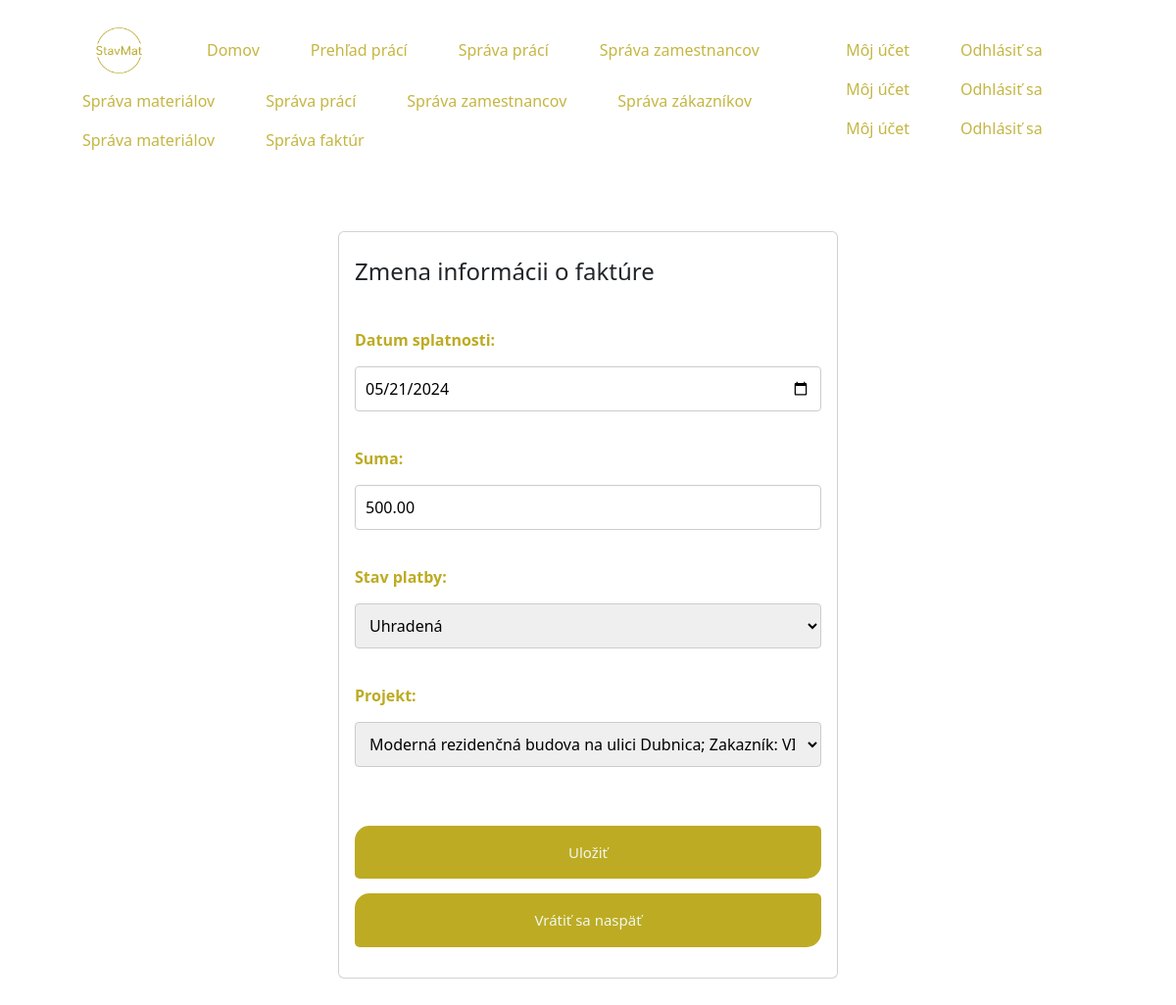
The page /employee/faktura/info/edit/2/ (signed in) on the database its author committed.
### stavMat/models.py (models this page shows, shortened)
class Faktura(models.Model):
    datum_vystavenia = models.DateField(verbose_name='Dátum vystavenia', auto_now_add=True)
    datum_splatnosti = models.DateField('datum splatnosti')
    suma = models.DecimalField(max_digits=10, decimal_places=2)
    UHRADENÁ = 'U'
    NEUHRADENÁ = 'N'
    STAVY_PLATIEB = [
        (UHRADENÁ, 'Uhradená'),
        (NEUHRADENÁ, 'Neuhradená'),
    ]
    stav_platby = models.CharField(max_length=20, choices=STAVY_PLATIEB)
    projekt = models.ForeignKey('Projekt', null=True, on_delete=models.CASCADE)

### stavMat/views.py (the view)
# urls.py: path('employee/faktura/info/edit/<int:faktura_id>/', views.faktura_edit, name='faktura_edit'),
@login_required
def faktura_edit(request, faktura_id):
    faktura = Faktura.objects.get(pk=faktura_id)
    if request.method == 'POST':
        faktura_form = FakturaForm(request.POST, instance=faktura)
        if faktura_form.is_valid():
            faktura_form.save()
            messages.success(request, 'Faktúra bola úspešne upravená.')
            return redirect('employee_faktura')
        else:
            messages.error(request, 'Faktúra nebola upravená.')
    else:
        faktura_form = FakturaForm(instance=faktura)
    return render(request, 'stavMat/login_employee_faktura_info_change.html',
                  {'faktura': faktura, 'faktura_form': faktura_form})

### stavMat/forms.py
class FakturaForm(forms.ModelForm):
    datum_splatnosti = forms.DateField(widget=forms.DateInput(attrs={'type': 'date'}))
    class Meta:
        model = Faktura
        fields = '__all__'

### stavMat/models.py (called while the page is built)
    def __str__(self):
        return f'{self.nazov}; Zakazník: {self.zakaznik.meno} {self.zakaznik.priezvisko}; Stav: {self.stav}'

### stavMat/templates/stavMat/login_employee_faktura_info_change.html
{% extends "stavMat/base_customer.html" %}
{% load static %}
{% block head %}
    <link href="{% static 'register_customer.css' %}" rel="stylesheet">
    <link href="{% static 'form_base.css' %}" rel="stylesheet">
{% endblock %}
{% block body %}
    <div class="container section">
        <div class="card">
            <div class="card-body">
                <h4 class="card-title">Zmena informácii o faktúre</h4>
                <form action="{% url 'faktura_edit' faktura.pk%}" method="post">{% csrf_token %}
                    <div class="row mb-4">
                        {{ faktura_form.as_p }}
                    </div>
                    <button class="btn" type="submit">Uložiť</button>
                </form>
                    <div class="row">
                        <div class="col">
                            <a class="btn" type="submit" href="{% url 'employee_faktura' %}">Vrátiť sa naspäť</a>
                        </div>
                    </div>
            </div>
        </div>
    </div>
{% endblock %}

### stavMat/templates/stavMat/base_customer.html (shortened to what this page needs)
{% load static %}
<!DOCTYPE html>
<html lang="cz">
<head>
    <link href="https://cdn.jsdelivr.net/npm/bootstrap@5.3.3/dist/css/bootstrap.min.css" rel="stylesheet"
>
    <link href="{% static 'customer_index.css' %}" rel="stylesheet">
    {% block head %}
    {% endblock %}
</head>
<body>
<div class="container-fluid px-5 pb-2 header">
    <div class="left-items">
        <ul class="nav">
            <li class="nav-item">
                <a class="nav-link" href="{% url 'index' %}">
                    <img src="{% static 'resources/Logo.png' %}" width="75" height="46.76">
                </a>
            </li>
            <li class="nav-item">
                <a class="nav-link active" href="{% url 'customer' %}">Domov</a>
            </li>
            {% if user.is_authenticated %}
                {% if user.groups.all %}
                    {% for group in user.groups.all %}
                        {% if group.name == 'Zamestnanec' %}
                            <li class="nav-item">
                                <a class="nav-link" href="{% url 'employee_work' %}">Prehľad prácí</a>
                            </li>
                        {% endif %}
                        {% if group.name == 'Hlavný zamestnanec' %}
                            <li class="nav-item">
                                <a class="nav-link" href="{% url 'employee_work' %}">Správa prácí</a>
                            </li>
                            <li class="nav-item">
                                <a class="nav-link" href="{% url 'employee_details' %}">Správa zamestnancov</a>
                            </li>
                            <li class="nav-item">
                                <a class="nav-link" href="{% url 'employee_materials' %}">Správa materiálov</a>
                            </li>
                        {% endif %}
                        {% if group.name == 'Vedúci podniku' %}
                            <li class="nav-item">
                                <a class="nav-link" href="{% url 'employee_work' %}">Správa prácí</a>
                            </li>
                            <li class="nav-item">
                                <a class="nav-link" href="{% url 'employee_details' %}">Správa zamestnancov</a>
                            </li>
                            <li class="nav-item">
                                <a class="nav-link" href="{% url 'employee_customer' %}">Správa zákazníkov</a>
                            </li>
                            <li class="nav-item">
                                <a class="nav-link" href="{% url 'employee_materials' %}">Správa materiálov</a>
                            </li>
                            <li class="nav-item">
                                <a class="nav-link" href="{% url 'employee_faktura' %}">Správa faktúr</a>
                            </li>
                        {% endif %}
                    {% endfor %}
                {% endif %}
            {% endif %}
        </ul>
    </div>
    <div class="right-items">
        <ul class="nav">
            {% if user.is_authenticated %}
                {% for group in user.groups.all %}
                    {% if group.name == 'Zákazník' %}
                        <li class="nav-item">
                            <a class="nav-link" href="{% url 'user_account' %}">Môj účet</a>
                        </li>
                        <li class="nav-item">
                            <a class="nav-link" href="{% url 'logout_customer' %}">Odhlásiť sa</a>
                        </li>
                    {% else %}
                        <li class="nav-item">
                            <a class="nav-link" href="{% url 'employee_account' %}">Môj účet</a>
                        </li>
                        <li class="nav-item">
                            <a class="nav-link" href="{% url 'logout_employee' %}">Odhlásiť sa</a>
                        </li>
                    {% endif %}
                {% endfor %}
            {% endif %}
        </ul>
    </div>
</div>
{% block body %}
{% endblock %}
</body>
</html>

### stavMat/static/customer_index.css (style rules this page uses)
.header { display: flex; justify-content: space-between; align-items: center; margin: 20px auto; }
.nav { display: flex; align-items: center; padding: 0; margin: 0; }
.nav-item { margin-left: 20px; }
a.nav-link { color: #C5B643; text-decoration: none; }

### stavMat/static/register_customer.css (style rules this page uses)
.section { display: flex; align-items: center; justify-content: center; padding: 45px; max-width: 75vh; }
.card-title { padding: 10px 0 35px 0; }

### stavMat/static/form_base.css (style rules this page uses)
.btn { margin: 0 0 15px 0; padding: 15px; background-color: #BDAB23; color: #F0F7EE; font-size: 15px; width: 100%; border-radius: 15px 5px 15px 5px; }
input[type="text"], input[type="password"], input[type="number"], input[type="date"] { width: 100%; padding: 10px; margin: 5px 0 20px 0; border: 1px solid #ccc; border-radius: 4px; box-sizing: border-box; }
select { width: 100%; padding: 10px; margin: 5px 0 20px 0; border: 1px solid #ccc; border-radius: 4px; box-sizing: border-box; }
label { display: block; font-weight: bold; margin-bottom: 10px; color: #BDAB23; }

### rows shown on the page
Faktura: datum_splatnosti "05/21/2024", suma "500.00", stav_platby "Uhradená", projekt "Moderná rezidenčná budova na ulici Dubnica; Zakazník: VIS VIS; Stav: N"
